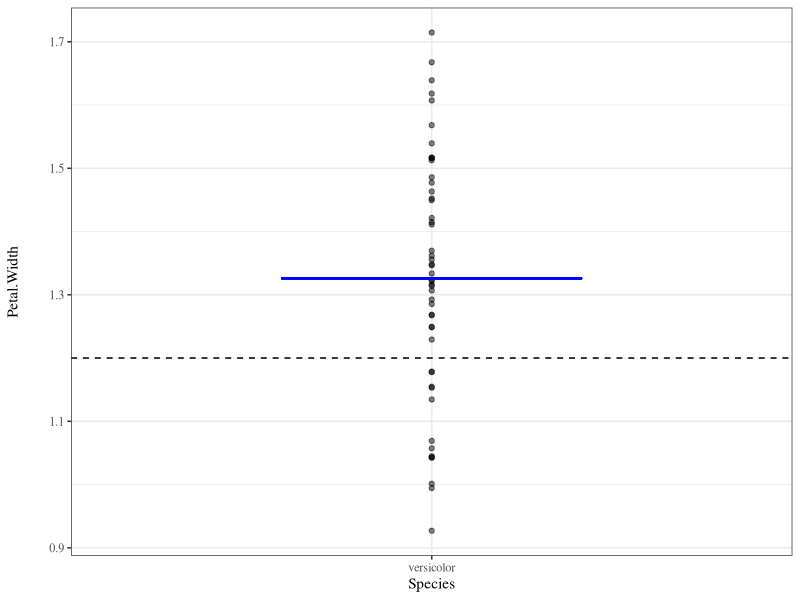
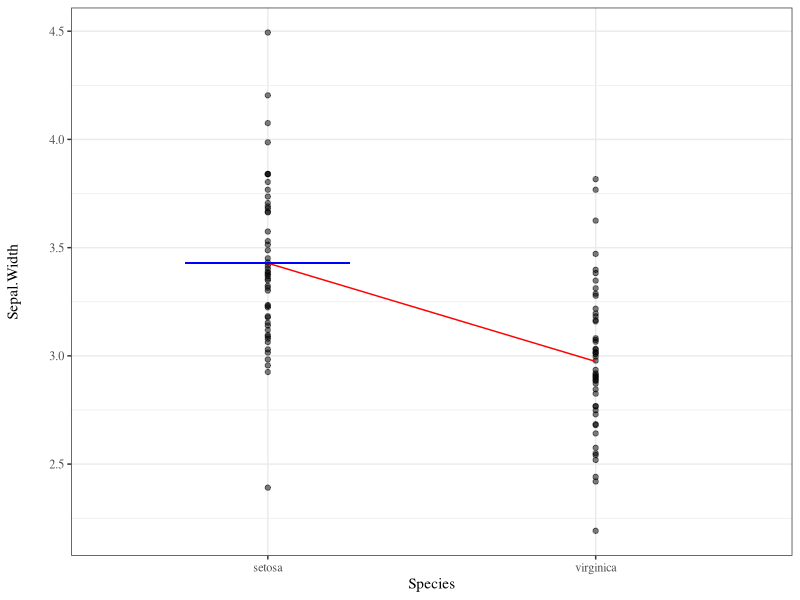
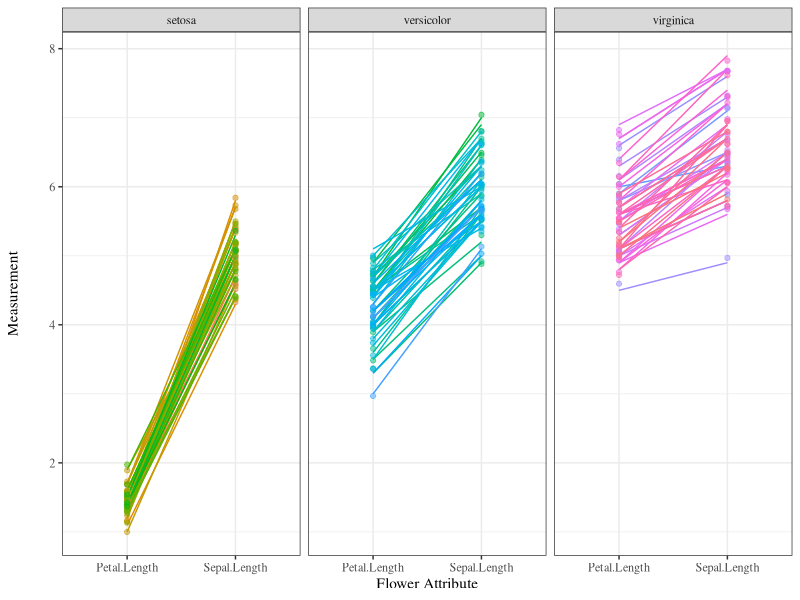
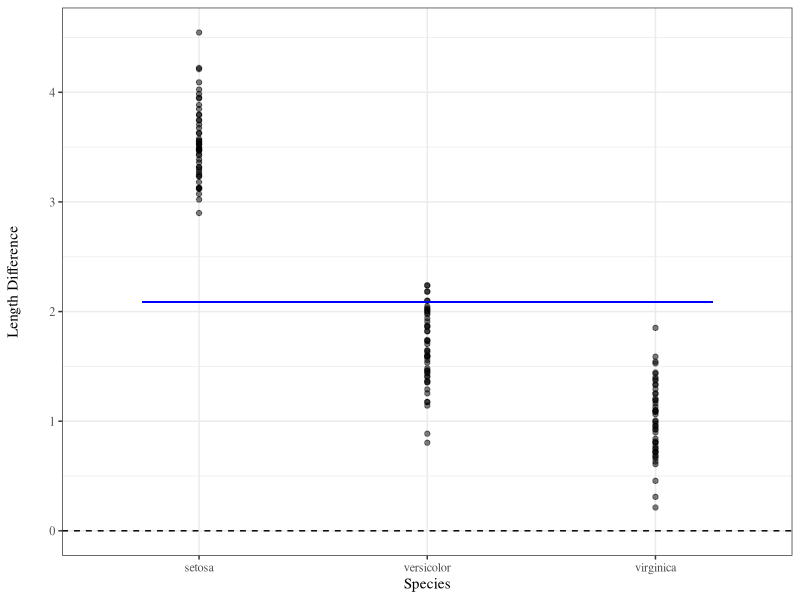
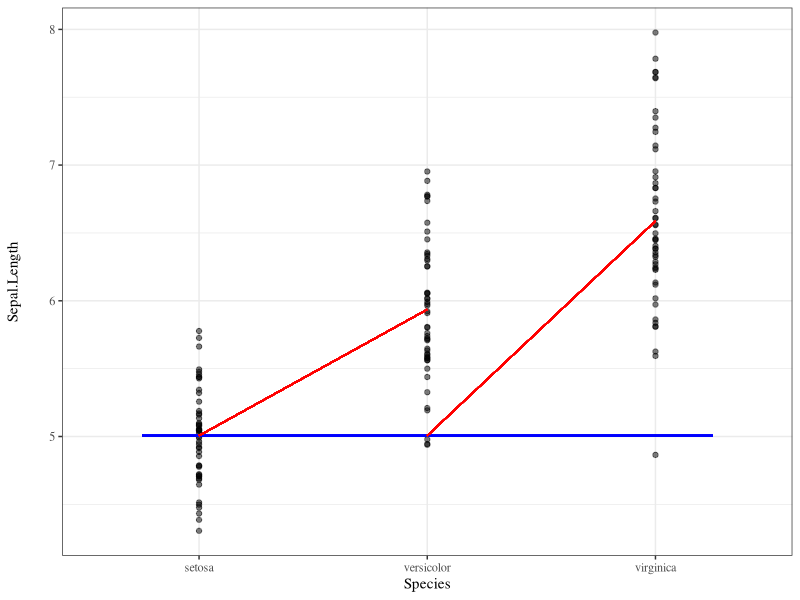

Generate these figures, in order, with R:
## ---- chunk 1
knitr::opts_chunk$set(echo = TRUE, warning = FALSE, message = FALSE, fig.height = 4)
## ---- chunk 2
library(tidyverse)
theme_set(theme_bw())
theme_update(text = element_text(family = "serif"), 
axis.title.y = element_text(margin = margin(r = 20)))

data("iris")
str(iris)
## ---- chunk 3
one_samp_data <- iris %>%
  filter(Species == "versicolor") %>%
  select(Species, Petal.Width)
## ---- chunk 4
t.test(one_samp_data$Petal.Width, mu = 1.2)
## ---- chunk 5
one_samp_lm <- lm(one_samp_data$Petal.Width - 1.2 ~ 1)
summary(one_samp_lm)
## ---- chunk 6
one_samp_plot <- one_samp_data %>%
  ggplot(aes(x = Species, y = Petal.Width)) + 
  geom_jitter(height = .1, width = 0, alpha = 0.5) +
  geom_hline(yintercept = 1.2, lty = 2) + 
  geom_segment(aes(x = .75, xend = 1.25, 
              y = mean(one_samp_data$Petal.Width), 
              yend = mean(one_samp_data$Petal.Width)), color = "blue")
## ---- chunk 7
print(one_samp_plot)
## ---- chunk 8
ind_samp_data <- iris %>%
  filter(Species %in% c("setosa", "virginica")) %>%
  select(Species, Sepal.Width)

ind_samp_data_set <- ind_samp_data %>%
  filter(Species == "setosa") %>%
  select(Sepal.Width) %>%
  pull()

ind_samp_data_virg <- ind_samp_data %>%
  filter(Species == "virginica") %>%
  select(Sepal.Width) %>%
  pull()
## ---- chunk 9
t.test(ind_samp_data_virg, ind_samp_data_set, var.equal = TRUE)
## ---- chunk 10
ind_samp_lm <- lm(Sepal.Width ~ Species, data = ind_samp_data)
summary(ind_samp_lm)
## ---- chunk 11
ind_samp_plot <- ind_samp_data %>%
  ggplot(aes(x = Species, y = Sepal.Width, group = 1)) + 
  geom_jitter(height = .1, width = 0, alpha = 0.5) +
  stat_summary(fun.y = mean, geom = "line", color = "red") +
  geom_segment(aes(x = .75, xend = 1.25, y = mean(ind_samp_data_set), 
               yend = mean(ind_samp_data_set)), color = "blue")
## ---- chunk 12
print(ind_samp_plot)
## ---- chunk 13
t.test(iris$Sepal.Length, iris$Petal.Length, paired = TRUE)
## ---- chunk 14
pair_samp_lm <- lm(Sepal.Length - Petal.Length ~ 1, data = iris)
summary(pair_samp_lm)
## ---- chunk 15
paired_plot <- iris %>%
  select(Sepal.Length, Petal.Length, Species) %>%
  mutate(id = factor(1:nrow(iris))) %>%
  gather(key = `Flower Attribute`, value = Measurement, -id, - Species) %>%
  ggplot(aes(x = `Flower Attribute`, y = Measurement, group = id, color = id)) + 
  geom_line() +
  geom_jitter(height = .1, width = 0, alpha = 0.5) +
  facet_grid(.~Species) + 
  theme(legend.position = "none")
## ---- chunk 16
print(paired_plot)
## ---- chunk 17
add_length_diff <- iris %>%
  mutate(`Length Difference` = Sepal.Length - Petal.Length)

paired_samp_plot <- add_length_diff %>%
  ggplot(aes(x = Species, y = `Length Difference`)) + 
  geom_jitter(height = .1, width = 0, alpha = 0.5) +
  geom_hline(yintercept = 0, lty = 2) + 
 geom_segment(aes(x = .75, xend = 3.25, y = mean(add_length_diff$`Length Difference`), 
 yend = mean(add_length_diff$`Length Difference`)), color = "blue")
## ---- chunk 18
print(paired_samp_plot)
## ---- chunk 19
group_means <- iris %>%
  group_by(Species) %>%
  summarize(sep_length = mean(Sepal.Length))

set_mean <- group_means %>%
  filter(Species == "setosa") %>%
  select(sep_length) %>%
  pull()

vers_mean <- group_means %>%
  filter(Species == "versicolor") %>%
  select(sep_length) %>%
  pull()

virg_mean <- group_means %>%
  filter(Species == "virginica") %>%
  select(sep_length) %>%
  pull()
## ---- chunk 20
anova_aov <- aov(Sepal.Length ~ Species, data = iris)
summary(anova_aov)
## ---- chunk 21
anova_lm <- lm(Sepal.Length ~ Species, data = iris)
summary(anova_lm)
## ---- chunk 22
anova_plot <- iris %>%
  ggplot(aes(x = Species, y = Sepal.Length)) + 
  geom_jitter(height = .1, width = 0, alpha = 0.5) +
  geom_segment(aes(x = .75, xend = 3.25, y = set_mean, yend = set_mean), color = "blue") + 
  geom_segment(aes(x = 1, xend = 2, y = set_mean, yend = vers_mean), color = "red") +
  geom_segment(aes(x = 2, xend = 3, y = set_mean, yend = virg_mean), color = "red")
## ---- chunk 23
print(anova_plot)
